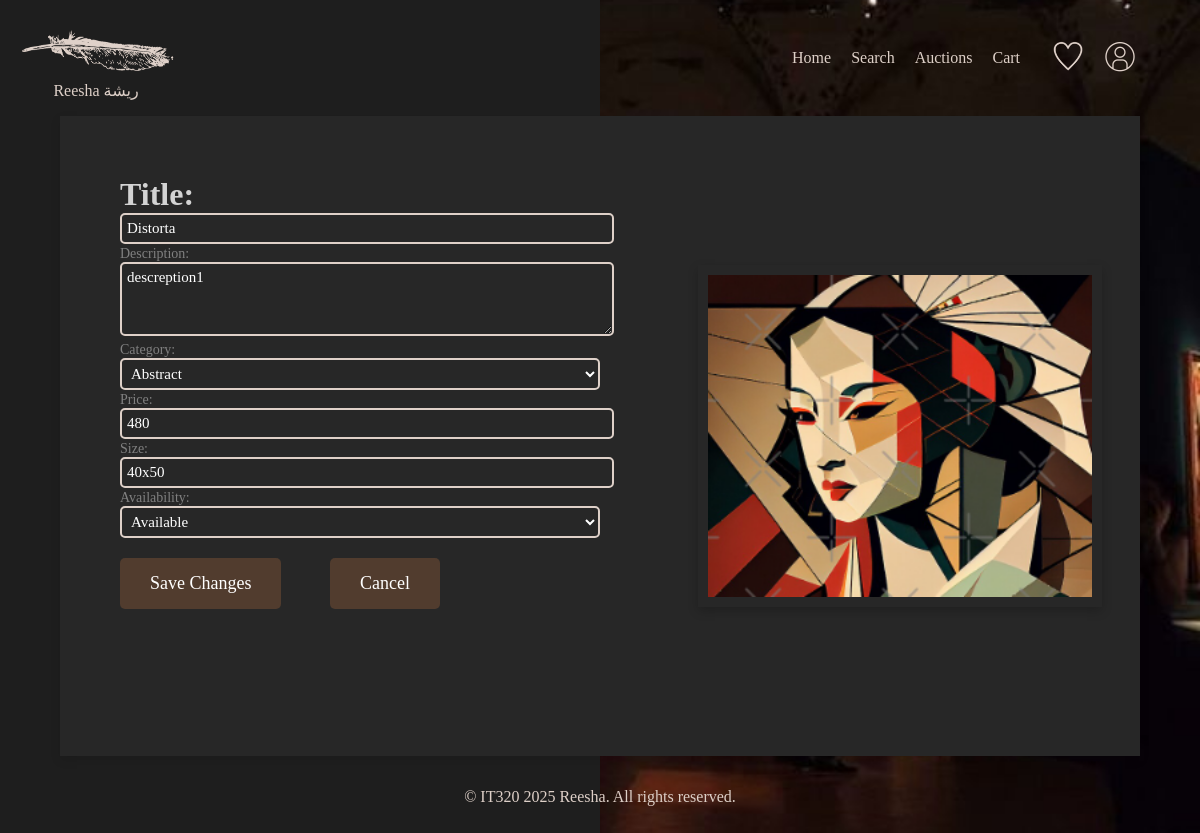
Before: /Edit/Edit.php?artworkID=1 with the older database file.
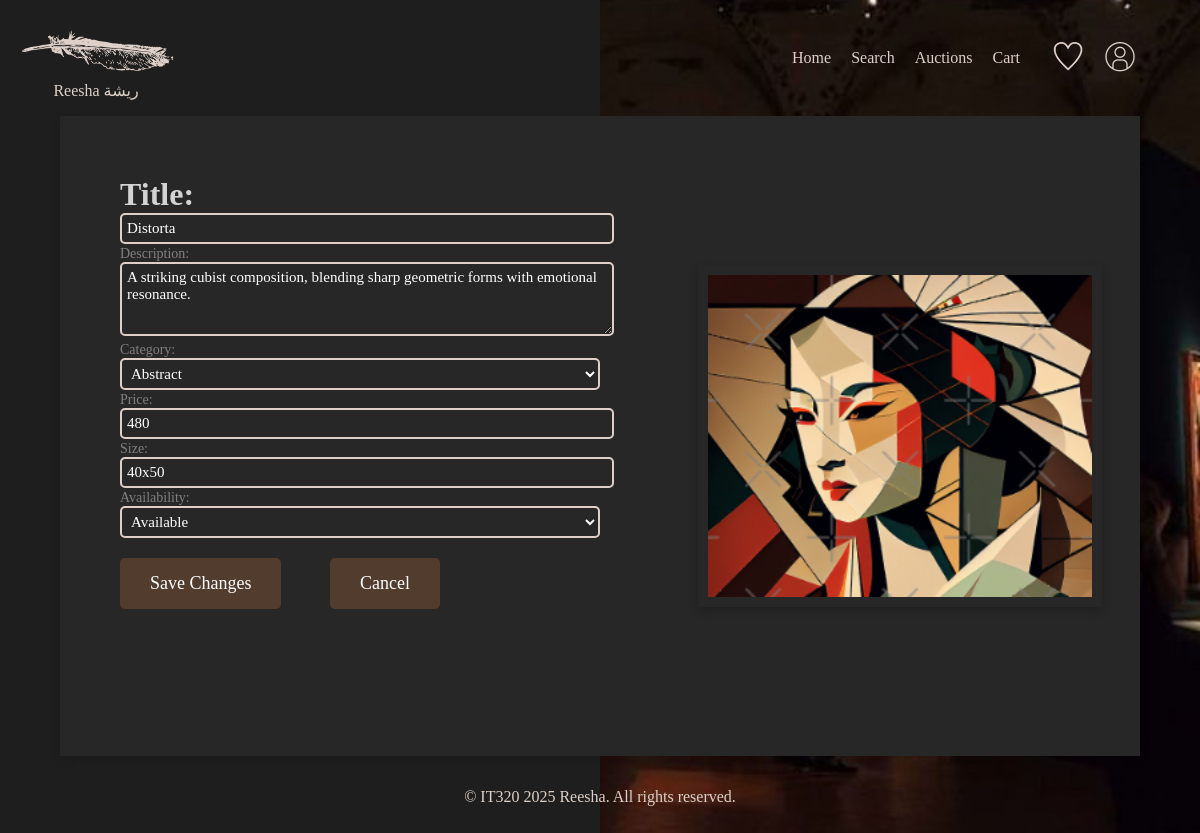
After: the same page with the newer database file.
### tables this page shows
CREATE TABLE `artwork` (
  `ArtworkID` int(11) NOT NULL,
  `UserID` varchar(255) NOT NULL,
  `UserName` varchar(255) NOT NULL,
  `Title` varchar(255) NOT NULL,
  `Description` text NOT NULL,
  `Category` varchar(255) NOT NULL,
  `Size` varchar(255) NOT NULL,
  `Price` decimal(10,0) NOT NULL,
  `ArtPic` varchar(255) NOT NULL,
  `Availability` varchar(10) DEFAULT 'Available',
  `ListingType` varchar(20) DEFAULT 'Marketplace'
);

### Edit/Edit.php (the view, shortened to what this page needs)
<?php
$host = "localhost";
$dbUser = "root";
$dbPass = "root";
$dbName = "reesha";
$conn = mysqli_connect($host, $dbUser, $dbPass, $dbName);
$artworkID = $_GET['artworkID'];
$sql = "SELECT * FROM artwork WHERE ArtworkID = '$artworkID'";
$result = mysqli_query($conn, $sql);
$artwork = mysqli_fetch_assoc($result);
$imagePath = (!empty($artwork['ArtPic']) && file_exists($artwork['ArtPic']))
    ? $artwork['ArtPic']
    : '../images/default.png';
$availability = $artwork['Availability'] ?? 'available';
?>
<!DOCTYPE html>
<html>
<head>
    <link rel="stylesheet" href="EditStyle.css">
</head>
<body>
<header>
    <div class="logo">
        <img src="../images/logo.png" alt="Reesha">
        <span>Reesha ريشة</span>
    </div>
    <nav>
        <ul class="nav-links">
            <li><a href="../Home/index.php">Home</a></li>
            <li><a href="../Search/Search.php">Search</a></li>
            <li><a href="../Auction/Auction.php">Auctions</a></li>
            <li><a href="../Cart/Cart.php">Cart</a></li>
        </ul>
        <div class="icons">
            <img src="../images/heart.png" alt="Wishlist" id="wishlist-header">
            <img src="../images/profile.png" alt="Profile" id="profile-header">
        </div>
    </nav>
</header>
<main>
    <div class="container">
        <div class="left">
            <div class="content">
                <form id="editArtworkForm" method="POST">
                    <div class="form-group">
                        <label id="label-title" for="title">Title:</label>
                        <input type="text" id="title" name="title" value="<?= htmlspecialchars($artwork['Title']) ?>">
                    </div>
                    <div class="form-group">
                        <label for="description">Description:</label>
                        <textarea id="description" name="description"><?= htmlspecialchars($artwork['Description']) ?></textarea>
                    </div>
                    <div class="form-group">
                        <label for="category">Category:</label>
                        <select id="category" name="category">
                            <option value="abstract" <?= $artwork['Category'] == 'abstract' ? 'selected' : '' ?>>Abstract</option>
                        </select>
                    </div>
                    <div class="form-group">
                        <label for="price">Price:</label>
                        <input type="number" id="price" name="price" value="<?= htmlspecialchars($artwork['Price']) ?>">
                    </div>
                    <div class="form-group">
                        <label for="size">Size:</label>
                        <input type="text" id="size" name="size" value="<?= htmlspecialchars($artwork['Size']) ?>">
                    </div>
                    <div class="form-group">
                        <label for="availability">Availability:</label>
                        <select id="availability" name="availability">
                            <option value="available" <?= $availability == 'available' ? 'selected' : '' ?>>Available</option>
                        </select>
                    </div>
                    <div id="buttons">
                        <button type="submit" class="save-changes">Save Changes</button>
                        <button type="button" class="cancel-edit" onclick="window.location.href='../ArtworkDetails/ArtworkDetails.php?id=<?= $artworkID ?>'">Cancel</button>
                    </div>
                </form>
            </div>
        </div>
        <div class="right">
            <div class="image-container">
                <img src="<?= htmlspecialchars($imagePath) ?>" alt="Artwork Image">
            </div>
        </div>
    </div>
</main>
<footer>
    <p>&copy; IT320 2025 Reesha. All rights reserved.</p>
</footer>
</body>
</html>

Changed rows visible on the page:
changed artwork "Distorta": description "descreption1" → "A striking cubist composition, blending sharp geometric forms with emotional resonance."
